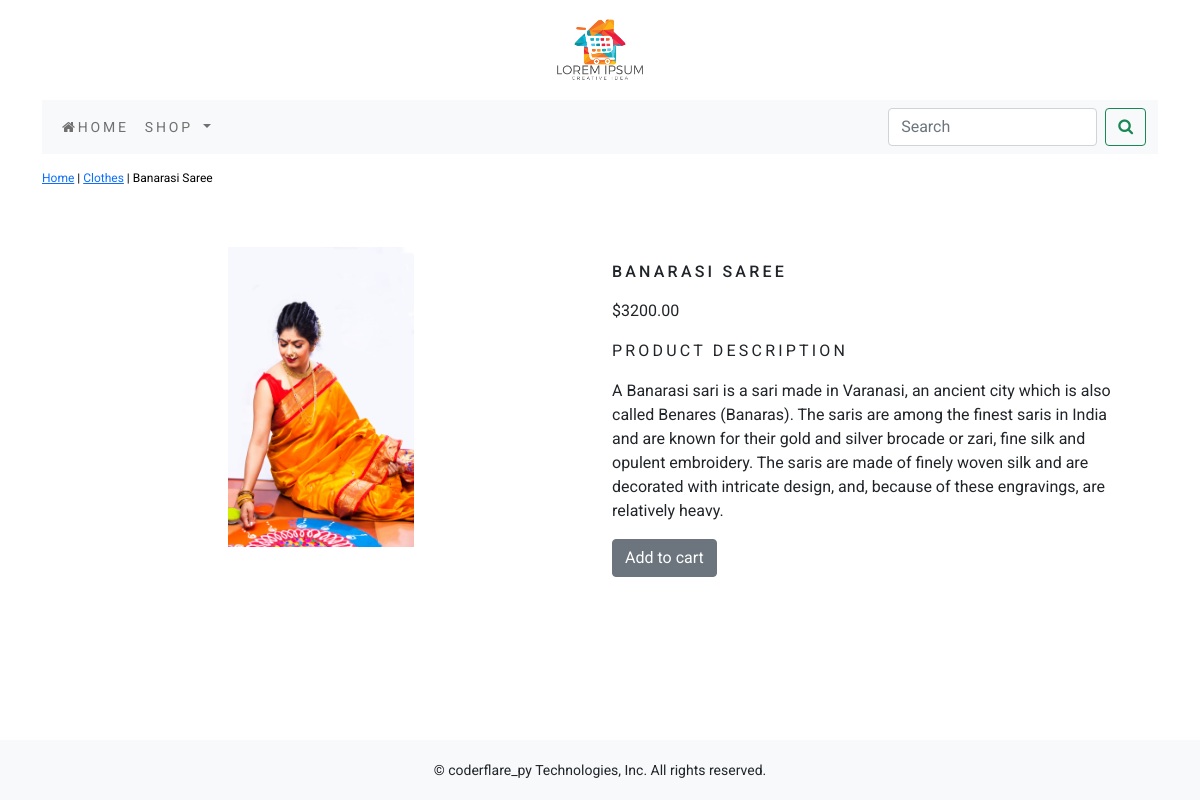
The app's page /shop/clothes/banarasi-sari with its own data.
### apps/shop/models.py (models this page shows, shortened)
class Product(models.Model):
    name = models.CharField(max_length=255, unique=True)
    slug = models.SlugField(max_length=255, unique=True)
    description = models.TextField(blank=True)
    price = models.DecimalField(max_digits=10,decimal_places=2)
    category = models.ForeignKey(Category, on_delete=models.CASCADE)
    image = models.ImageField(upload_to='products')
    stock = models.IntegerField()
    available = models.BooleanField(default=True)
    created = models.DateTimeField(auto_now_add=True)
    updated = models.DateTimeField(auto_now=True)
    class Meta:
        ordering = ('name',)
        verbose_name = 'products'
        verbose_name_plural = 'products'

class Category(models.Model):
    name = models.CharField(max_length=255, unique=True)
    slug = models.SlugField(max_length=255, unique=True)
    description = models.TextField(blank=True)
    image = models.ImageField(upload_to='category.jpg')
    class Meta:
        ordering = ('name',)
        verbose_name = 'category'
        verbose_name_plural = 'categories'
    def __str__(self):
        return '{}'.format(self.name)
    def get_url(self):
        return reverse('shop:products_by_category',args=[self.slug])

### apps/shop/views.py (the view)
# urls.py: path('<slug:c_slug>/<slug:product_slug>',views.prodDetail, name="product_category_detail"),
def prodDetail(request,c_slug,product_slug):
    try:
        product = Product.objects.get(category__slug=c_slug, slug=product_slug)
    except Exception as e:
        raise e
    return render(request,'product.html', {'product': product})

### apps/cart/context_processors.py (called while the page is built)
def counters(request):
    item_count = 0
    if 'admin' in request.path:
        return {}
    else:
        try:
            cart = Cart.objects.filter(cart_id=_cart_id(request))
            cart_items = CartItem.objects.all().filter(cart=cart[:1])
            for cart_item in cart_items:
                item_count += cart_item.quantity
        except Cart.DoesNotExist:
            item_count = 0
    return dict(item_count=item_count)

### apps/cart/views.py (called while the page is built)
def _cart_id(request):
    cart = request.session.session_key
    if not cart:
        cart = request.session.create()
    return cart

### apps/shop/context_processors.py (called while the page is built)
def menu_links(request):
    links = Category.objects.all()
    return dict(links=links)

### templates/product.html (shortened to what this page needs)
{% extends 'app.html' %}
{% load static %}
{% block content %}
        <div class="row my_prod_row_class">
            <div class="mx_auto">
                <p><a href="{% url 'shop:allProductCat' %}">Home</a> | <a href="{{product.category.get_url}}" >{{product.category}}</a> | {{product.name}} </p>
            </div>
        </div>
<div class="container">
<br>
    <div class="row">
        <div class="col-12 col-md-12 col-lg-6 sol-sm-12 text-center">
            <div style="min-width:18rem;">
                <img src="{{product.image.url}}" alt="{{product.name}}" width="35%" height="300px" >
            </div>
        </div>
        <div class="col-12 col-md-12 col-lg-6 sol-sm-12">
            <div>
                <h1 class="my_prod_title">{{product.name}}</h1>
                <p>${{product.price}}</p>
                <p class="my_title">Product Description</p>
                <p class="text-justify my_prod_text">{{product.description}}</p>
                {% if product.stock <= 0 %}
                    <p class="text-justify my_prod_text"><b>Out of stock</b><p>
                {% else %}
                    <a href="{% url 'cart:add_cart' product.id %}" class="btn btn-secondary">Add to cart</a>
                {% endif %}
            </div>
        </div>
    </div>
</div>
{% endblock  %}

### static/css/custom.css (style rules this page uses)
body { font-family: 'Roboto', sans-serif; }
.my_title { font-size: 16px; text-transform: uppercase; letter-spacing: .2em; }
.my_prod_row_class { padding-top: 15px; padding-bottom: 20px; }
.my_prod_row_class .mx_auto { color: #000; font-size: 12px; text-decoration: none; }
.my_prod_title { font-size: 16px; text-transform: uppercase; letter-spacing: .2em; padding-top: 15px; padding-bottom: 10px; }
.my_prod_text { padding-right: 20px; }

### records on screen
Product: category "Clothes", name "Banarasi Saree", image (picture), name "BANARASI SAREE", price "3200.00", description "A Banarasi sari is a sari made in Varanasi, an ancient city which is also called Benares (Banaras). The saris are among the finest saris in India and are known for their gold and silver brocade or zari, fine silk and opulent embroidery. The saris are made of finely woven silk and are decorated with intricate design, and, because of these engravings, are relatively heavy."
